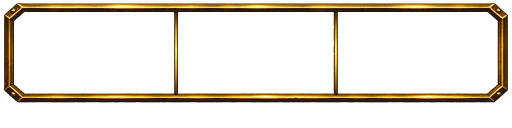
#> input picture docs/assets/stat_band_top_owner_v74_source.png, 512 x 128 px
$ python prepare_card_asset.py
#> lines starting #> are read from the running program, lines starting #| are printed output that depends on the picture
"""Convert the owner-provided top three-column card into a WoW TGA.

Source is the transparent, size-reduced PNG from the owner artwork.
Crop only transparent bottom/edge padding; preserve the existing gold art.
"""
from pathlib import Path
from PIL import Image, ImageFile

root = Path(__file__).resolve().parents[1]
src = root / "docs/assets/stat_band_top_owner_v74_source.png"
dst = root / "addon/WarScore/Media/General/stat_band_top_owner_v74.tga"
ImageFile.LOAD_TRUNCATED_IMAGES = True  # transport PNG is partially truncated; validate before release
with Image.open(src) as file:
#> file is the input picture: PIL image 512x128 P; mean R, G, B, A 19.4, 13, 3.1, 41.1
    image = file.convert("RGBA")
    # Tiny transparent source padding would otherwise leave the bottom
    # gold rail suspended above the bottom of the 112-unit stat band.
    alpha = image.getchannel("A")
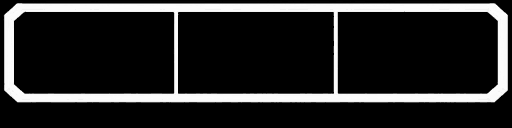
#> alpha: PIL image 512x128 L; min 0, max 255, mean 41.1
    print("SOURCE alpha bbox:", alpha.getbbox(), "opaque px:", sum(1 for v in alpha.getdata() if v > 80))
#| SOURCE alpha bbox: (3, 1, 509, 103) opaque px: 10882
    bounds = alpha.point(lambda value: 255 if value >= 8 else 0).getbbox()
#> bounds = (3, 3, 508, 103)
    if bounds is None:
        raise ValueError("Owner card art is fully transparent")
    left, top, right, bottom = bounds
#> left = 3; top = 3; right = 508; bottom = 103
    image = image.crop((max(0, left-2), max(0, top-2),
                        min(image.width, right+2), min(image.height, bottom+2)))
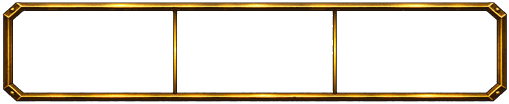
#> image: PIL image 509x104 RGBA; mean R, G, B, A 24, 16.1, 3.8, 50.9; transparent parts drawn white
    image = image.resize((1024, 256), Image.Resampling.LANCZOS)
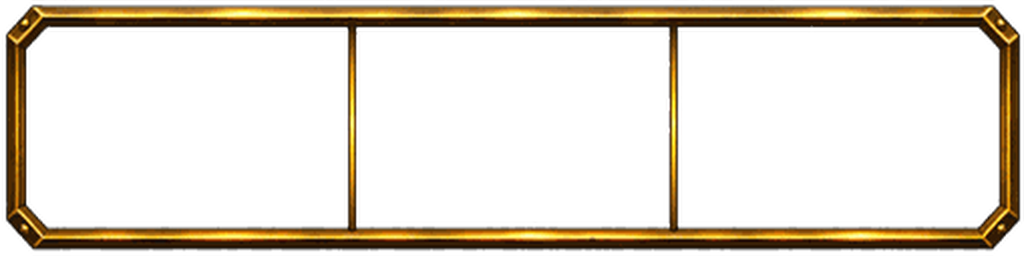
#> image: PIL image 1024x256 RGBA; mean R, G, B, A 24.4, 16.7, 3.8, 51; transparent parts drawn white
    dst.parent.mkdir(parents=True, exist_ok=True)
    image.save(dst, format="TGA")
print("Converted owner top stat frame:", dst, dst.stat().st_size, "bytes")

# v75: lower card has unequal cell widths, preserved in its own owner texture.
lower_src = root / "docs/assets/stat_band_bottom_owner_v75_source.png"
lower_dst = root / "addon/WarScore/Media/General/stat_band_bottom_owner_v75.tga"
with Image.open(lower_src) as file:
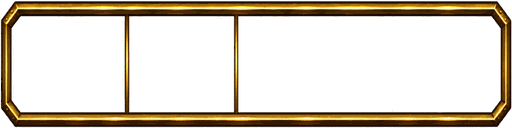
#> input picture docs/assets/stat_band_bottom_owner_v75_source.png, 512 x 128 px
#> file is the input picture: PIL image 512x128 P; mean R, G, B, A 31.7, 21.7, 5.8, 67.6
    lower = file.convert("RGBA")
    lower.load()  # Fail the packaging job on a damaged transport PNG.
    # v103: use same alpha-visible crop algorithm as upper row.
    alpha = lower.getchannel("A")
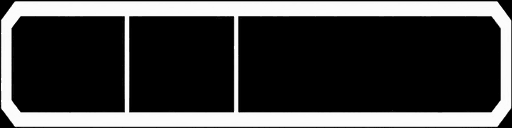
#> alpha: PIL image 512x128 L; min 0, max 253, mean 67.6
    bounds = alpha.point(lambda value: 255 if value >= 8 else 0).getbbox()
#> bounds = (0, 1, 512, 128)
    if bounds is None:
        raise ValueError("Owner lower card art is fully transparent")
    left, top, right, bottom = bounds
#> left = 0; top = 1; right = 512; bottom = 128
    lower = lower.crop((max(0, left-2), max(0, top-2),
                        min(lower.width, right+2), min(lower.height, bottom+2)))
    lower = lower.resize((1024, 256), Image.Resampling.LANCZOS)
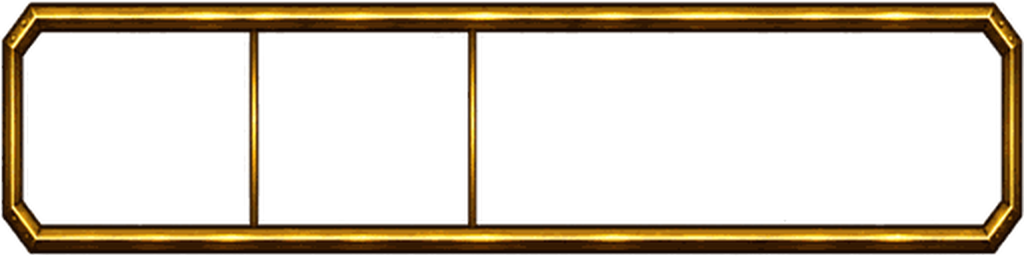
#> lower: PIL image 1024x256 RGBA; mean R, G, B, A 31.4, 21.3, 5.6, 67.6; transparent parts drawn white
    lower.save(lower_dst, format="TGA")
print("Converted owner lower stat frame:", lower_dst, lower_dst.stat().st_size, "bytes")
